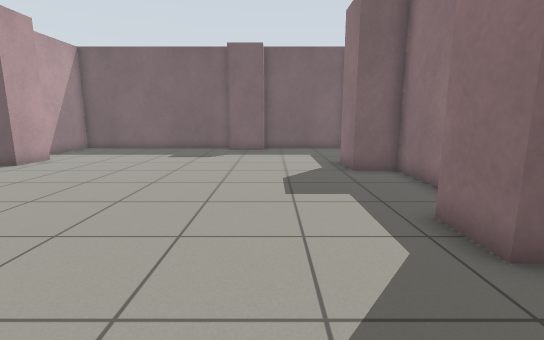
view 1 (above)

12 first-person views from a walk through a world built for the Gazebo simulator. The camera is 0.94 m above the floor, tilts 10° down and sees 85° across. The floor is counted in squares, 0.5 m on a side. Each view is taken from the middle of a square. On the plan, view 1 faces up. The plan holds only what a view shows up to about 16 squares ahead; the rest is blank.

view 2
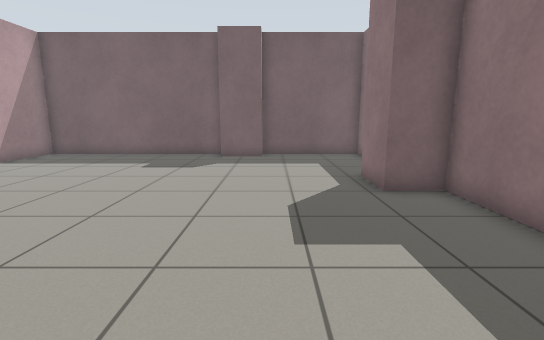

view 3
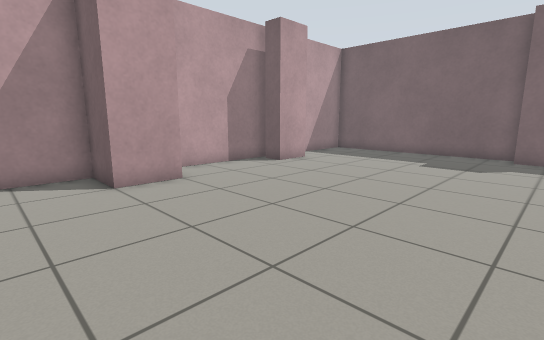

view 4
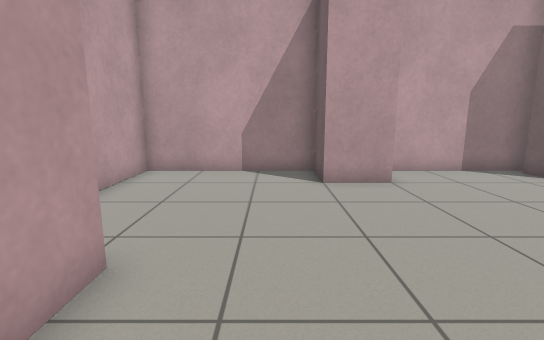

view 5
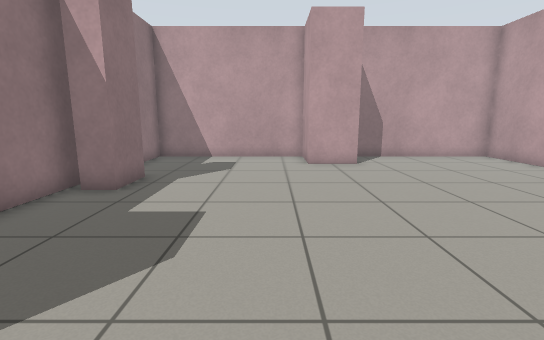

view 6
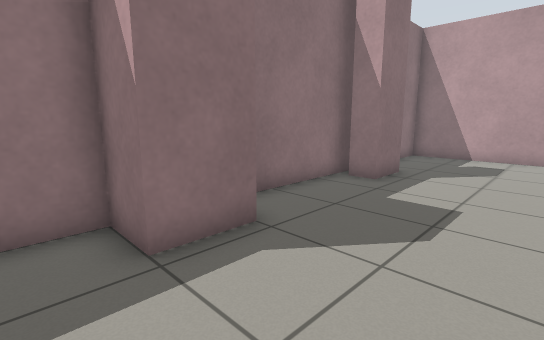

view 7
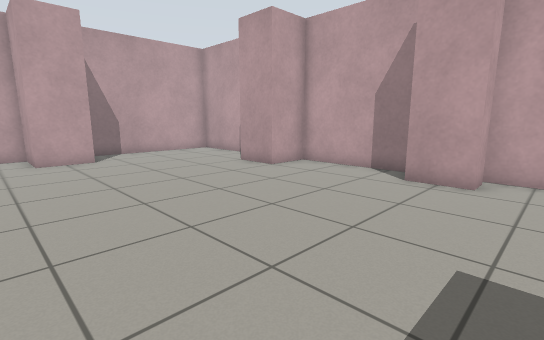

view 8
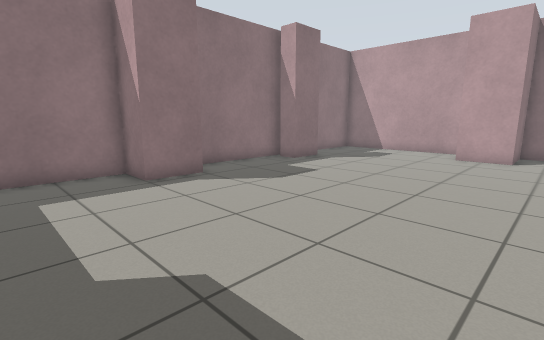

view 9
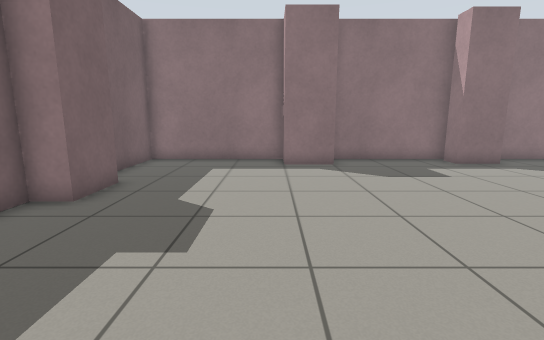

view 10
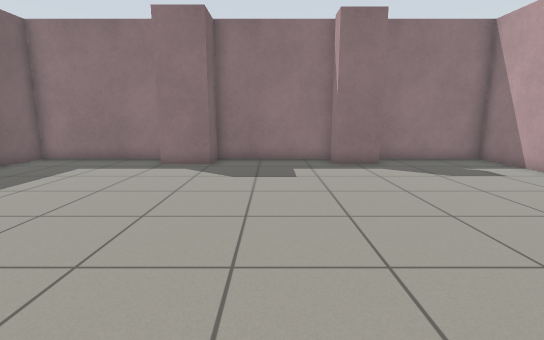

view 11
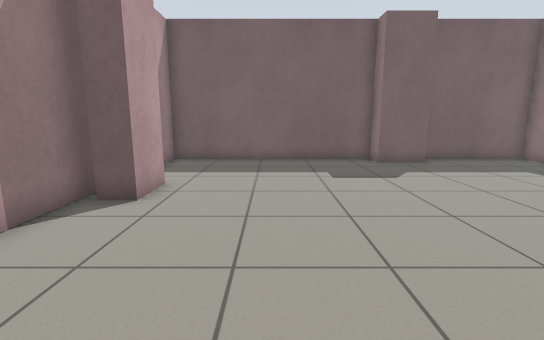

view 12
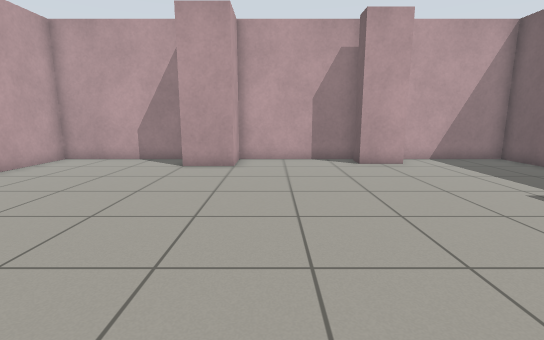

### Floor plan
Points are (right, up) in squares from view 1. A wall is a line through its corners. A room is listed if a view was taken in it or the views show most of it. See-through windows are left out.
Room 1 (views 1, 2, 3, 4, 5, 6, 7, 8, 9, 10, 11, 12)
walls: (-11.1, 13.4) (-10.1, 13.4) (-10.1, 11.6) (-11.1, 11.6); (-0.4, 17.5) (-2.5, 17.5) (-2.5, 18.5) (-11.5, 18.5) (-11.5, 6.5) (-9.5, 6.5) (-9.5, 4.5) (-11.5, 4.5) (-11.5, -1.5) (-4.5, -1.5) (-4.5, 0.9) (-2.5, 0.9) (-2.5, -1.5) (4.5, -1.5) (4.5, 10.5) (2.9, 10.5) (2.9, 12.5) (4.5, 12.5) (4.5, 18.5) (-0.5, 18.5) (-0.5, 18); (3.6, 3.6) (3.1, 3.6) (3.1, 5.4) (4.1, 5.4)

Where each view was taken, in squares from view 1:
view 1: 0 up, 0 right, facing up
view 2: 3 up, 0 right, facing up
view 3: 2 up, 1 left, facing up-left
view 4: 3 up, 1 left, facing left
view 5: 13 up, 1 left, facing down
view 6: 14 up, 1 left, facing down-right
view 7: 15 up, 1 left, facing down-left
view 8: 16 up, 6 left, facing down-right
view 9: 13 up, 9 left, facing right
view 10: 8 up, 9 left, facing right
view 11: 5 up, 7 left, facing up
view 12: 8 up, 2 right, facing left
